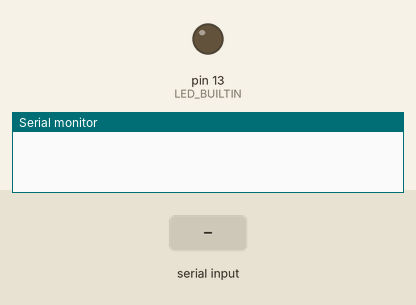
Simulated run of this sketch. Board: Arduino Uno, built with avr-gcc and run on an emulated ATmega328P. Parts: output pins drawn as LEDs (lit = HIGH), the last lines printed to the serial monitor. The inputs (shaded band) are chosen by the test bench.

Above: at 1.2 s.
1.3 s: "led,1\n" received over Serial
At 1.9 s:
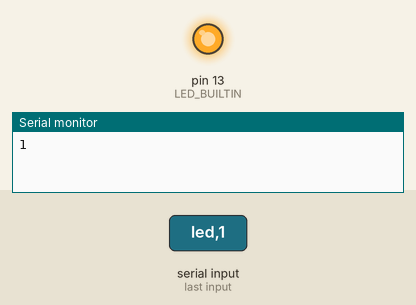
Timing chart, 0 to 4.3 s (numbered marks = the images above; inputs shaded):
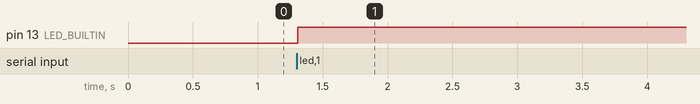

Measured:
- after the input at 1.3 s, pin 13 (LED_BUILTIN): LOW → HIGH at once

The sketch:

serial_server_arduino.ino
```cpp
///////// my sepcial delay function ///////////////
void delayMs(int ms) {
  for (int i = 0; i < ms; i += 1) {
    delayMicroseconds(1000);
  }
}
//////////////////////////////////////////////////


//////////////////////////////////////
#include "serial_comm.h"
//////////////////////////////////////


unsigned long prevSerialCommTime, sampleSerialCommTime = 10; //ms -> (1000/sampleTime) hz

void setup() {
  Serial.begin(115200);// NOTE THIS BAUD RATE
  Serial.setTimeout(2);// DO NOT TOUCH

  initLed(); // initialize built in led

  prevSerialCommTime = millis();
}


void loop() {

////////// THIS PART HANDLES THE SERIAL COMMUNICATION //////////////
/************PLEASE TRY NOT TO EDIT THIS PART*****************/
  if ((millis() - prevSerialCommTime) >= sampleSerialCommTime) {
    serialReceiveAndSendData();
    prevSerialCommTime = millis();
  }
/////////////////////////////////////////////////////////////////////


/////////////////// YOU CAN PUT YOUR CODES BELOW ////////////////////


/////////////////////////////////////////////////////////////////////
}
```

serial_comm.h
```cpp
///////// DIFFERENT TASK FOR SERIAL AND I2C COMMUNICATION //////////
/////// NOTE THAT ALL FUNCTIONS SHOULD RETURN A STRING /////////////

//-------------------------------------------------------------------//
int ledState = 0;

void initLed(){
  pinMode(LED_BUILTIN, OUTPUT);
  ledState = 0;
}
void onLed(){
  digitalWrite(LED_BUILTIN, HIGH);
  ledState = 1;
}
void offLed(){
  digitalWrite(LED_BUILTIN, LOW);
  ledState = 0;
}


String setLedState(int state){
  if (state == 1){
    onLed();
    return "1";
  }
  else if (state == 0){
    offLed();
    return "1";
  }
  else {
    return "0";
  }

}


String sendLedState(){
  String data = String(ledState);
  return data;
}
//-------------------------------------------------------------------//


//-------------------------------------------------------------------//
float customSineSignal[] = {0.00, -4.99791693e-01, -9.98334166e-01, -1.49438132e+00,
 -1.98669331e+00, -2.47403959e+00, -2.95520207e+00, -3.42897807e+00,
 -3.89418342e+00, -4.34965534e+00, -4.79425539e+00, -5.22687229e+00,
 -5.64642473e+00, -6.05186406e+00, -6.44217687e+00, -6.81638760e+00,
 -7.17356091e+00, -7.51280405e+00, -7.83326910e+00, -8.13415505e+00,
 -8.41470985e+00, -8.67423226e+00, -8.91207360e+00, -9.12763940e+00,
 -9.32039086e+00, -9.48984619e+00, -9.63558185e+00, -9.75723358e+00,
 -9.85449730e+00, -9.92712991e+00, -9.97494987e+00, -9.99783764e+00,
 -9.99573603e+00, -9.96865028e+00, -9.91664810e+00, -9.83985947e+00,
 -9.73847631e+00, -9.61275203e+00, -9.46300088e+00, -9.28959715e+00,
 -9.09297427e+00, -8.87362369e+00, -8.63209367e+00, -8.36898791e+00,
 -8.08496404e+00, -7.78073197e+00, -7.45705212e+00, -7.11473353e+00,
 -6.75463181e+00, -6.37764702e+00, -5.98472144e+00, -5.57683717e+00,
 -5.15501372e+00, -4.72030541e+00, -4.27379880e+00, -3.81660992e+00,
 -3.34988150e+00, -2.87478012e+00, -2.39249329e+00, -1.90422647e+00,
 -1.41120008e+00, -9.14646422e-01, -4.15806624e-01,  8.40724737e-02,
  5.83741434e-01,  1.08195135e+00,  1.57745694e+00,  2.06901972e+00,
  2.55541102e+00,  3.03541513e+00,  3.50783228e+00,  3.97148167e+00,
  4.42520443e+00,  4.86786649e+00,  5.29836141e+00,  5.71561319e+00,
  6.11857891e+00,  6.50625137e+00,  6.87766159e+00,  7.23188124e+00,
  7.56802495e+00,  7.88525254e+00,  8.18277111e+00,  8.45983701e+00,
  8.71575772e+00,  8.94989358e+00,  9.16165937e+00,  9.35052578e+00,
  9.51602074e+00,  9.65773061e+00,  9.77530118e+00,  9.86843859e+00,
  9.93691004e+00,  9.98054439e+00,  9.99923258e+00,  9.99292789e+00,
  9.96164609e+00,  9.90546536e+00,  9.82452613e+00,  9.71903069e+00,
  9.58924275e+00,  9.43548669e+00,  9.25814682e+00,  9.05766641e+00,
  8.83454656e+00,  8.58934493e+00,  8.32267442e+00,  8.03520156e+00,
  7.72764488e+00,  7.40077310e+00,  7.05540326e+00,  6.69239857e+00,
  6.31266638e+00,  5.91715581e+00,  5.50685543e+00,  5.08279077e+00,
  4.64602179e+00,  4.19764018e+00,  3.73876665e+00,  3.27054815e+00,
  2.79415498e+00,  2.31077788e+00,  1.82162504e+00,  1.32791909e+00,
  8.30894028e-01,  3.31792165e-01, -1.68139005e-01, -6.67649915e-01,
 -1.16549205e+00, -1.66042106e+00, -2.15119988e+00, -2.63660182e+00,
 -3.11541364e+00, -3.58643853e+00, -4.04849921e+00, -4.50044074e+00,
 -4.94113351e+00, -5.36947602e+00, -5.78439764e+00, -6.18486128e+00,
 -6.56986599e+00, -6.93844945e+00, -7.28969040e+00, -7.62271092e+00,
 -7.93667864e+00, -8.23080879e+00, -8.50436621e+00, -8.75666714e+00,
 -8.98708096e+00, -9.19503176e+00, -9.37999977e+00, -9.54152266e+00,
 -9.67919672e+00, -9.79267783e+00, -9.88168234e+00, -9.94598779e+00,
 -9.98543345e+00, -9.99992073e+00, -9.98941342e+00, -9.95393777e+00,
 -9.89358247e+00, -9.80849836e+00, -9.69889811e+00, -9.56505567e+00,
 -9.40730557e+00, -9.22604210e+00, -9.02171834e+00, -8.79484498e+00,
 -8.54598908e+00, -8.27577266e+00, -7.98487113e+00, -7.67401157e+00,
 -7.34397098e+00, -6.99557429e+00, -6.62969230e+00, -6.24723954e+00,
 -5.84917193e+00, -5.43648444e+00, -5.01020856e+00, -4.57140978e+00,
 -4.12118485e+00, -3.66065911e+00, -3.19098362e+00, -2.71333234e+00,
 -2.22889914e+00, -1.73889485e+00, -1.24454424e+00, -7.47082904e-01,
 -2.47754255e-01,  2.52193651e-01,  7.51511205e-01,  1.24895037e+00,
  1.74326781e+00,  2.23322799e+00,  2.71760626e+00,  3.19519194e+00,
  3.66479129e+00,  4.12523058e+00,  4.57535894e+00,  5.01405128e+00,
  5.44021111e+00,  5.85277324e+00,  6.25070649e+00,  6.63301623e+00,
  6.99874688e+00,  7.34698430e+00,  7.67685810e+00,  7.98754374e+00,
  8.27826469e+00,  8.54829429e+00,  8.79695760e+00,  9.02363310e+00,
  9.22775422e+00,  9.40881075e+00,  9.56635016e+00,  9.69997868e+00,
  9.80936230e+00,  9.89422762e+00,  9.95436253e+00,  9.98961672e+00,
  9.99990207e+00,  9.98519286e+00,  9.94552588e+00,  9.88100026e+00,
  9.79177729e+00,  9.67807998e+00,  9.54019250e+00,  9.37845951e+00,
  9.19328526e+00,  8.98513258e+00,  8.75452175e+00,  8.50202917e+00,
  8.22828595e+00,  7.93397630e+00,  7.61983584e+00,  7.28664976e+00,
  6.93525085e+00,  6.56651742e+00,  6.18137112e+00,  5.78077461e+00,
  5.36572918e+00,  4.93727222e+00,  4.49647465e+00,  4.04443823e+00,
  3.58229282e+00,  3.11119355e+00,  2.63231791e+00,  2.14686285e+00,
  1.65604175e+00,  1.16108141e+00,  6.63218974e-01,  1.63698832e-01,
 -3.36230472e-01, -8.35319375e-01, -1.33232041e+00, -1.82599135e+00,
 -2.31509825e+00, -2.79841862e+00, -3.27474439e+00, -3.74288501e+00,
 -4.20167037e+00, -4.64995374e+00, -5.08661464e+00, -5.51056166e+00,
 -5.92073515e+00, -6.31610988e+00, -6.69569762e+00, -7.05854961e+00,
 -7.40375890e+00, -7.73046265e+00, -8.03784427e+00, -8.32513546e+00,
 -8.59161815e+00, -8.83662627e+00, -9.05954742e+00, -9.25982443e+00,
 -9.43695669e+00, -9.59050148e+00, -9.72007501e+00, -9.82535342e+00,
 -9.90607356e+00, -9.96203367e+00, -9.99309389e+00, -9.99917657e+00,
 -9.98026653e+00, -9.93641101e+00, -9.86771964e+00, -9.77436411e+00,
 -9.65657777e+00, -9.51465500e+00, -9.34895056e+00, -9.15987860e+00,
 -8.94791172e+00, -8.71357972e+00, -8.45746831e+00, -8.18021763e+00,
 -7.88252067e+00, -7.56512152e+00, -7.22881350e+00, -6.87443720e+00,
 -6.50287840e+00, -6.11506579e+00, -5.71196870e+00, -5.29459466e+00,
 -4.86398689e+00, -4.42122169e+00, -3.96740573e+00, -3.50367333e+00,
 -3.03118357e+00, -2.55111743e+00, -2.06467482e+00, -1.57307160e+00,
 -1.07753652e+00, -5.79308165e-01, -7.96318379e-02,  4.20243527e-01,
  9.19068502e-01,  1.41559628e+00,  1.90858581e+00,  2.39680487e+00,
  2.87903317e+00,  3.35406538e+00,  3.82071417e+00,  4.27781317e+00,
  4.72421986e+00,  5.15881847e+00,  5.58052271e+00,  5.98827856e+00,
  6.38106682e+00,  6.75790575e+00,  7.11785342e+00,  7.46001017e+00,
  7.78352079e+00,  8.08757665e+00,  8.37141778e+00,  8.63433473e+00,
  8.87567034e+00,  9.09482139e+00,  9.29124013e+00,  9.46443560e+00,
  9.61397492e+00,  9.73948430e+00,  9.84065005e+00,  9.91721930e+00,
  9.96900066e+00,  9.99586471e+00,  9.99774431e+00,  9.97463475e+00,
  9.92659380e+00,  9.85374154e+00,  9.75626005e+00,  9.63439300e+00,
  9.48844498e+00,  9.31878079e+00,  9.12582450e+00,  8.91005840e+00,
  8.67202179e+00,  8.41230965e+00,  8.13157112e+00,  7.83050789e+00,
  7.50987247e+00,  7.17046628e+00,  6.81313766e+00,  6.43877974e+00,
  6.04832822e+00,  5.64275904e+00,  5.22308590e+00,  4.79035776e+00,
  4.34565622e+00,  3.89009281e+00,  3.42480618e+00,  2.95095933e+00,
  2.46973662e+00,  1.98234085e+00,  1.48999026e+00,  9.93915469e-01,
  4.95356409e-01,  0.00};

int loopCount = 0;

float getSineSignalVal(){
  int arrayLength = sizeof(customSineSignal) / sizeof(customSineSignal[0]);
  if (loopCount >= arrayLength) loopCount = 0;

  float data = customSineSignal[loopCount];
  loopCount += 1;

  return data;
}

String sendSineSignal(){
  float data = getSineSignalVal();
  return String(data, 10);
}

// String sendSonarDist(){
//   /*put in here the function that handles the dist reading
//   e.g int dist = readSonarDist();*/
//   int dist = readSonarDist();
//   return String(dist);
// }
//-------------------------------------------------------------------//


///////////////// SERIAL COMMUNICATION ///////////////////////////////////
String ser_msg = "";

String serMsg = "", serMsgBuffer, serDataBuffer[3];

void serialReceiveAndSendData() {
  int indexPos = 0, i = 0;

  if (Serial.available() > 0) {
    while (Serial.available())
    {
      serMsg = Serial.readString();
    }
    serMsg.trim();
    if (serMsg != "") {
      do {
        indexPos = serMsg.indexOf(',');
        if (indexPos != -1) {
          serMsgBuffer = serMsg.substring(0, indexPos);
          serMsg = serMsg.substring(indexPos + 1, serMsg.length());
          serDataBuffer[i] = serMsgBuffer;
          serMsgBuffer = "";
        }
        else {
          if (serMsg.length() > 0)
            serDataBuffer[i] = serMsg;
        }
        i += 1;
      } while (indexPos >= 0);
    }


    if (serDataBuffer[0] != ""){

      //// you can add functions in the if else part so it can be handled by the serial communication ////

      if (serDataBuffer[0] == "led") {
        if (serDataBuffer[1]=="") ser_msg = sendLedState();
        else ser_msg = setLedState(serDataBuffer[1].toInt());
        Serial.println(ser_msg);
        ser_msg = "";
      }

      else if (serDataBuffer[0] == "sine") {
        ser_msg = sendSineSignal();
        Serial.println(ser_msg);
        ser_msg = "";
      }

      ////////////////////////////////////////////////////////////////////////////////////////////////////

    } else {
      ser_msg = "0";
      Serial.println(ser_msg);
      ser_msg = "";
    }
  }

  serMsg = "";
  serMsgBuffer = "";
  serDataBuffer[0] = "";
  serDataBuffer[1] = "";
  serDataBuffer[3] = "";
}
//////////////////////////////////////////////////////////////////////////
```
